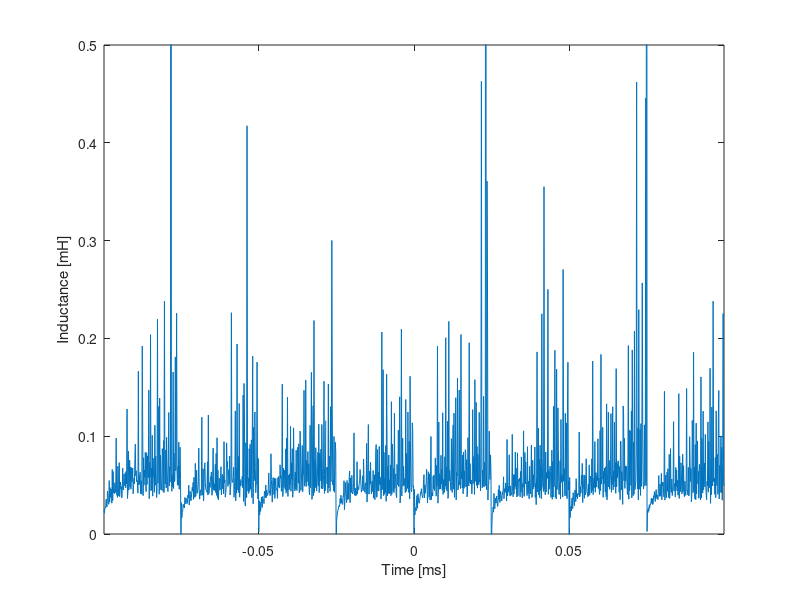

Source code (MATLAB):
clear L_20 T t V v I i di di_dt
R=13.11e-3;
temp = (csvread('current.csv'));
l=length(temp);
time = temp(1:l,1);
current = temp(1:l,2);
temp = (csvread('voltage.csv'));
voltage = temp(1:l,2)-R*current;

clear temp

window = 70;

for n=1:floor(l/window)
    t(n)=sum(time(((n-1)*window+1):(n*window)))/window;
    i(n)=sum(current(((n-1)*window+1):(n*window)))/window;
    v(n)=sum(voltage(((n-1)*window+1):(n*window)))/window;
end
ipp_20 = max(i)-min(i);
dt=t(2)-t(1);
l=length(i);
di=(i(2:l)-i(1:(l-1)));
V=(v(2:l)+v(1:(l-1)))*.5;
T=(t(2:l)+t(1:(l-1)))*.5;
di_dt = di/dt;

[ax,h1,h2]=plotyy(T*1000,V,T*1000,di_dt*1e-3);
title('20kHz voltage and derivative current');
xlabel('Time [ms]');
ylabel(ax(1),'Voltage [V]');
ylabel(ax(2),'Current derivatie [A/ms]');
L_20=V./di_dt;
acc = 0;
counter=0;
for n=1:length(L_20)
    if L_20(n) > 0 && L_20(n) < 1e-3
        acc = acc + L_20(n);
        counter = counter +1;
    end
end
L_av_20 = acc/counter;


plot(T*1000,L_20*1e3)
axis([min(T*1000) max(T*1000) 0 0.5])
xlabel('Time [ms]');ylabel('Inductance [mH]')